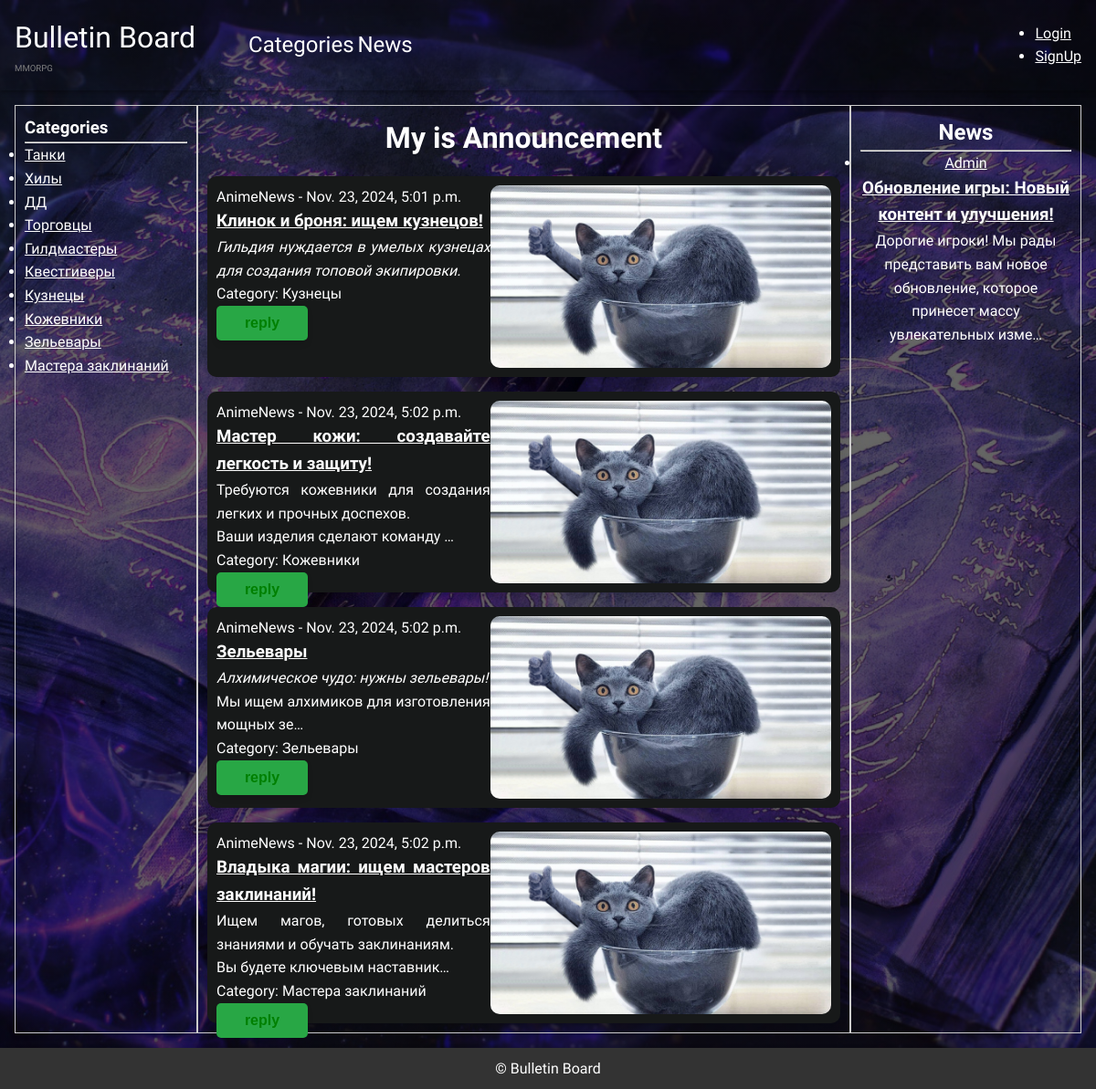
Page /profile/advertisements/3/ on the committed database.
### board/models.py (models this page shows, shortened)
class Category(models.Model):
    class Meta:
        verbose_name = 'Category'
        verbose_name_plural = 'Categories'
    name = models.CharField(max_length=150)
    slug = models.SlugField(
        max_length=255, unique=True, db_index=True, verbose_name="URL",
        blank=True)
    descriptions = models.TextField(blank=True)
    image = models.ImageField(
        upload_to='categories/images/', null=True, blank=True)
    def __str__(self):
        return f'{self.name}'

class Board(models.Model):
    author = models.ForeignKey(User, on_delete=models.CASCADE)
    title = models.CharField(max_length=150, blank=False)
    text = RichTextUploadingField()
    category = models.ForeignKey('Category',
                                 on_delete=models.CASCADE, blank=False)
    created_date = models.DateTimeField(auto_now_add=True, null=True,
                                        blank=True)
    slug = models.SlugField(
        max_length=255, unique=True, db_index=True, verbose_name="URL",
        blank=True)
    image = models.ImageField(
        upload_to='boards/images/', null=True, blank=True, default='boards/images/default_image.jpg')  # upload to images in board
    video = models.FileField(
        upload_to='boards/videos', null=True, blank=True)   # upload to video in board

class Post(models.Model):
    author = models.ForeignKey(User, on_delete=models.CASCADE)
    title = models.CharField(max_length=150, blank=False)
    text = models.TextField()
    created_date = models.DateTimeField(auto_now_add=True)
    image = models.ImageField(
        upload_to='posts/images/', null=True, blank=True)
    video = models.FileField(
        upload_to='posts/videos', null=True, blank=True)
    slug = models.SlugField(
        max_length=255, unique=True, db_index=True, verbose_name="URL",
        blank=True)

### board/views.py (the view)
class BoardViewUser(View):
    def get_context_data(self, request, pk):
        posts = Post.objects.all()
        user = User.objects.get(pk=pk)
        boards = Board.objects.filter(author=user)
        categories = Category.objects.all()
        return {
            'boards': boards,
            'posts': posts,
            'categories': categories,
        }
    def get(self, request, pk):
        context = self.get_context_data(request, pk)
        return render(request, 'board/announcement.html', context)

### templates/board/announcement.html (shortened to what this page needs)
{% extends 'default.html' %}
{% load i18n %}
{% block side-left %}
    <section>
        <h1>{% trans 'Categories' %}</h1>
        <hr>
    </section>
    <section>
        <ul class="categories">
        {% for category in categories %}
            <li class="category">
                <a href="{% url 'BoardsInCategory' category.pk category.slug  %}">{{category.name}}</a>
            </li>
        {% endfor %}
        </ul>
    </section>
{% endblock side-left %}
{% block content %}
        <h1>My is Announcement</h1>
    {% for board in boards %}
        <article class="card_board">
            <section class="card-left">
                <span class="card_author">
                    {{ board.author }} - {{ board.created_date }}
                </span>
                <h1 class="card_title">
                    <a href="{% url 'BoardDetail' board.pk board.slug %}">{{board.title}}</a>
                </h1>
                <p class="title_description">
                    {{board.text|truncatechars:100|safe}}
                </p>
                <span>{% trans 'Category' %}: {{ board.category }}</span>
                <div><button class="green-button">{% trans 'reply' %}</button><br></div>
            </section>
        {% if board.image %}
            <section class="card-right">
            <img src="{{ board.image.url }}" alt="Board Image">
            </section>
        {% endif %}
        </article >
    {% endfor %}
{% endblock content %}
{% block side-right %}
    <section>
        <h1>{% trans 'News' %}</h1>
        <hr>
    </section>
    <section class="posts">
        <ul>
        {% for post in posts %}
            <li>
                <a href="#">{{ post.author }}</a>
                <h3><a href="{% url 'PostDetail' post.pk post.slug %}">{{ post.title }}</a></h3>
                <p>{{ post.text|truncatechars:100 }}</p>
            </li>
        {% endfor %}
        </ul>
    </section>
{% endblock side-right %}

### static/css/styles.css (style rules this page uses)
* { margin: 0; padding: 0; box-sizing: border-box; color: #fff; }
body { height: 100%; font-family: "Philosopher", sans-serif; font-weight: 400; font-style: normal; line-height: 1.6; background: linear-gradient(rgba(0, 0, 0, 0.6), rgba(0, 0, 0, 0.6)), url('/media/images/background/book-dark-magic-kniga-magiia-tiomnaia-magiia-runy.jpg') center / cover no-repeat; background-color: #000; background-size: cover; background-attachment: fixed; }
.green-button { background-color: #28a745; color: #fff; font-size: 16px; font-weight: bold; padding: 10px 20px; border: none; border-radius: 5px; cursor: pointer; transition: background-color 0.3s ease, transform 0.2s ease; box-shadow: 0 4px 6px rgba(0, 0, 0, 0.1); }
.card_board { display: flex; justify-content: space-between; background-color: #171919; border-radius: 10px; box-shadow: 0 4px 8px rgba(0, 0, 0, 0.1); width: 100%; box-sizing: border-box; height: auto; max-height: 220px; padding: 10px 10px; text-align: justify; }
.card-left { flex: 3; }
.card-left button { color:green; width: 100%; max-width: 100px; }
.card-right { flex: none; }
.title_description { color:yellow }
.card_board img, .card_board video { max-width: 100%; max-height: 200px; border-radius: 10px; }

### rows in the picture
Category: name "Танки"
Category: name "Хилы"
Category: name "ДД"
Category: name "Торговцы"
Category: name "Гилдмастеры"
Category: name "Квестгиверы"
Category: name "Кузнецы"
Category: name "Кожевники"
Category: name "Зельевары"
Category: name "Мастера заклинаний"
Board: author "AnimeNews", created_date "Nov. 23, 2024, 5:01 p.m.", title "Клинок и броня: ищем кузнецов!", text "Гильдия нуждается в умелых кузнецах для создания топовой экипировки.", category "Кузнецы", image (placeholder picture)
Board: author "AnimeNews", created_date "Nov. 23, 2024, 5:02 p.m.", title "Мастер кожи: создавайте легкость и защиту!", text "Требуются кожевники для создания легких и прочных доспехов. Ваши изделия сделают команду …", category "Кожевники", image (placeholder picture)
Board: author "AnimeNews", created_date "Nov. 23, 2024, 5:02 p.m.", title "Зельевары", text "Алхимическое чудо: нужны зельевары! Мы ищем алхимиков для изготовления мощных зе…", category "Зельевары", image (placeholder picture)
Board: author "AnimeNews", created_date "Nov. 23, 2024, 5:02 p.m.", title "Владыка магии: ищем мастеров заклинаний!", text "Ищем магов, готовых делиться знаниями и обучать заклинаниям. Вы будете ключевым наставник…", category "Мастера заклинаний", image (placeholder picture)
Post: author "Admin", title "Обновление игры: Новый контент и улучшения!", text "Дорогие игроки! Мы рады представить вам новое обновление, которое принесет массу увлекательных изме…"
